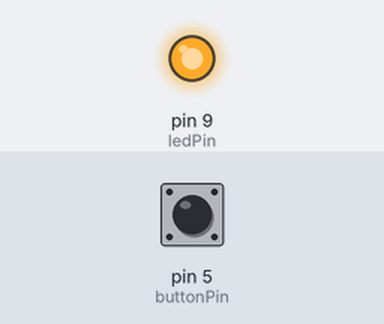
Bench run of a sketch on a simulated Arduino Uno, built with avr-gcc and run on an emulated ATmega328P. Shown: output pins drawn as LEDs (lit = HIGH). Inputs (shaded band) come from the test bench; at power-on: pin 5 (buttonPin) LOW.

Above: at 1.2 s.
1.3 s: pin 5 (buttonPin) pulled HIGH for 0.15 s
At 1.37 s:
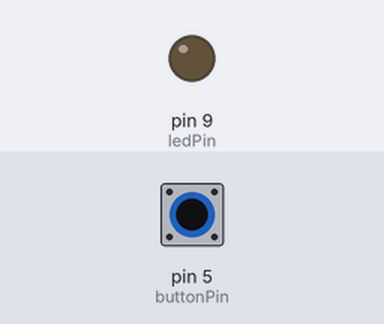
2.9 s: pin 5 (buttonPin) pulled HIGH for 3.2 s
At 7.2 s:
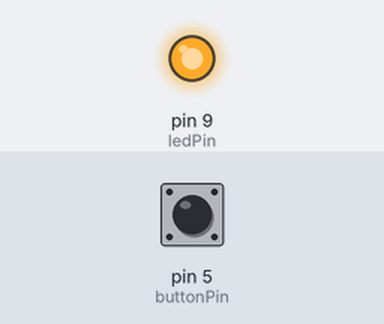
Timing chart, 0 to 8.7 s (numbered marks = the images above; inputs shaded):
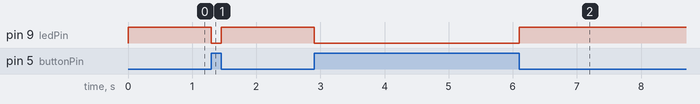

The sketch:

PUSH_BUTTON-CONTROLLED-LED.ino
```cpp
// C++ code
//
int ledPin=9;
int buttonPin=5;
int pushButton;
void setup()
{
  pinMode(buttonPin,INPUT);
  pinMode(ledPin,OUTPUT);

}

void loop()
{
  pushButton=digitalRead(buttonPin);
  if(pushButton==1){
    digitalWrite(ledPin,LOW);

  }
  if(pushButton==0){
    digitalWrite(ledPin,HIGH);
  }


}
```

Measured:
- after the input at 1.3 s, pin 9 (ledPin): HIGH → LOW at once, → HIGH 0.15 s later
- after the input at 2.9 s, pin 9 (ledPin): HIGH → LOW at once, → HIGH 3.2 s later
